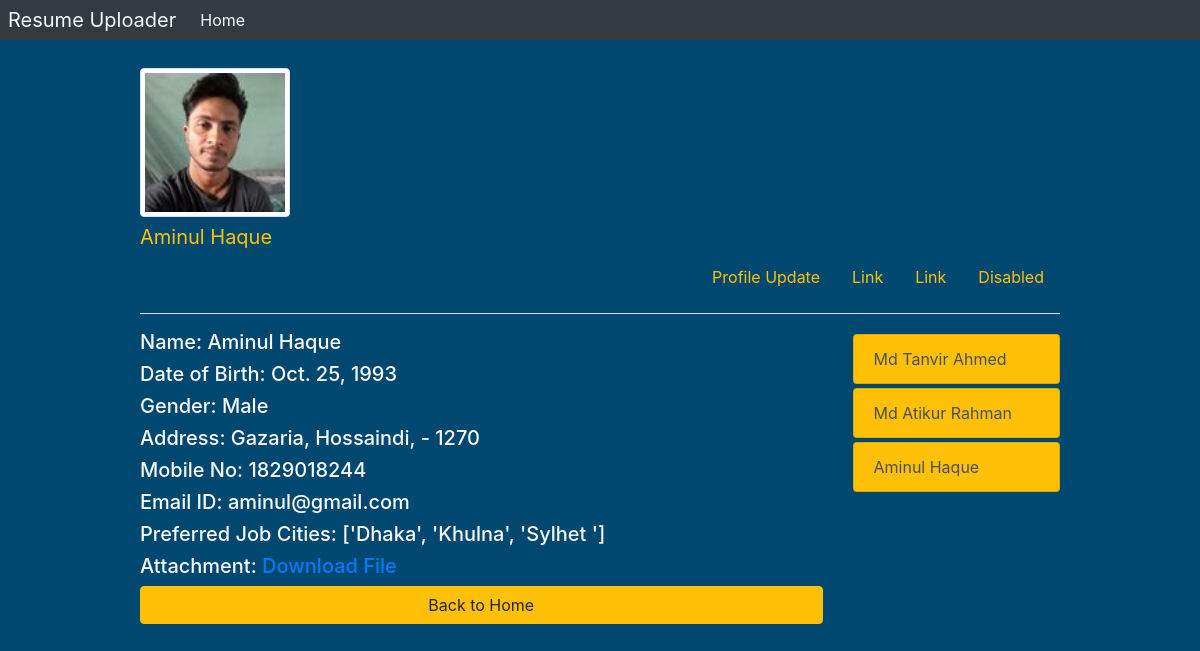
/candidate/3/, run on the app's committed database.
### resume/models.py (models this page shows, shortened)
class Resume(models.Model):
    name = models.CharField(max_length=100)
    dob = models.DateField(auto_now=False, auto_now_add=False)
    gender = models.CharField(choices=choice_state.CHOICE_GENDER, max_length=100)
    locality = models.CharField(max_length=150)
    city = models.CharField(max_length=100)
    pin = models.PositiveIntegerField()
    district = models.CharField(choices=choice_state.STATE_CHOICE, max_length=150)
    mobile = models.PositiveIntegerField()
    email = models.EmailField()
    job_city = models.CharField(max_length=100)
    profile_image = models.ImageField(upload_to='profile_image', blank=True)
    my_file = models.FileField(upload_to='document', blank=True)

### resume/views.py (the view)
# urls.py: path('candidate/<str:pk>/', views.CandidateView.as_view(), name='candidate'),
class CandidateView(View):
    def get(self,request, pk):
        candi = Resume.objects.all()
        candidate = Resume.objects.get(id=pk)
        context= {
            'candidate':candidate,
            'candis':candi,
        }
        return render(request, 'resume/candidate.html',context)

### resume/templates/resume/candidate.html (shortened to what this page needs)
{% extends 'resume/base.html' %}
{% load static %}
{% block content %}
<div class="container">
    <div class="row">
        <div class="col-md-10 py-1 m-auto profile-home text-light ">
            <div class="profile-pic rounded-circle">
                <img src="{{candidate.profile_image.url}}" alt="" class="img-fluid img-thumbnail float-end mt-4" width="150" height="150">
            </div>
            <div class="row">
                <div class="col-md-12 menu">
                    <div class="navbar-brand text-warning">
                        {{candidate.name}}
                    </div>
                    <ul class="nav justify-content-end">
                        <li class="nav-item">
                            <a class="nav-link text-warning active" href="#">Profile Update</a>
                        </li>
                        <li class="nav-item">
                            <a class="nav-link text-warning" href="#">Link</a>
                        </li>
                        <li class="nav-item">
                            <a class="nav-link text-warning" href="#">Link</a>
                        </li>
                        <li class="nav-item">
                            <a class="nav-link text-warning " href="#">Disabled</a>
                        </li>
                    </ul>
                </div>
            </div>
            <hr class="bg-light">
            <div class="row">
                <div class="col-md-9">
                    <p class="h5">Name: {{candidate.name}}</p>
                    <p class="h5">Date of Birth: {{candidate.dob}}</p>
                    <p class="h5">Gender: {{candidate.gender}}</p>
                    <p class="h5">Address: {{candidate.locality}}, {{candidate.city}}, {{candidate.state}} - {{candidate.pin}}</p>
                    <p class="h5">Mobile No: {{candidate.mobile}}</p>
                    <p class="h5">Email ID: {{candidate.email}}</p>
                    <p class="h5">Preferred Job Cities: {{candidate.job_city}}</p>
                    <p class="h5">Attachment: <a href="{{candidate.my_file.url}}">Download File</a></p>
                    <div class="text-center">
                        <a href="/" class="btn btn-warning mb-3 btn-block">Back to Home</a>
                    </div>
                </div>
                <div class="col-md-3">
                    {% for candi in candis %}
                    <div class="list-group-sm">
                        <a href="{% url 'candidate' candi.id %}" class="list-group-item list-group-item-action my-1 bg-warning">
                            {{candi.name}}
                        </a>
                    </div>
                    {% endfor %}
                </div>
            </div>
        </div>
    </div>
</div>
{% endblock content %}

### resume/static/resume/style.css (style rules this page uses)
html { scroll-behavior: smoth; }
body { background-color: #014871; }

### data on the page
Resume: profile_image (picture), name "Aminul Haque", dob "Oct. 25, 1993", gender "Male", locality "Gazaria", city "Hossaindi", pin "1270", mobile "1829018244", email "aminul@gmail.com", job_city "['Dhaka', 'Khulna', 'Sylhet ']"
Resume: name "Md Tanvir Ahmed"
Resume: name "Md Atikur Rahman"
